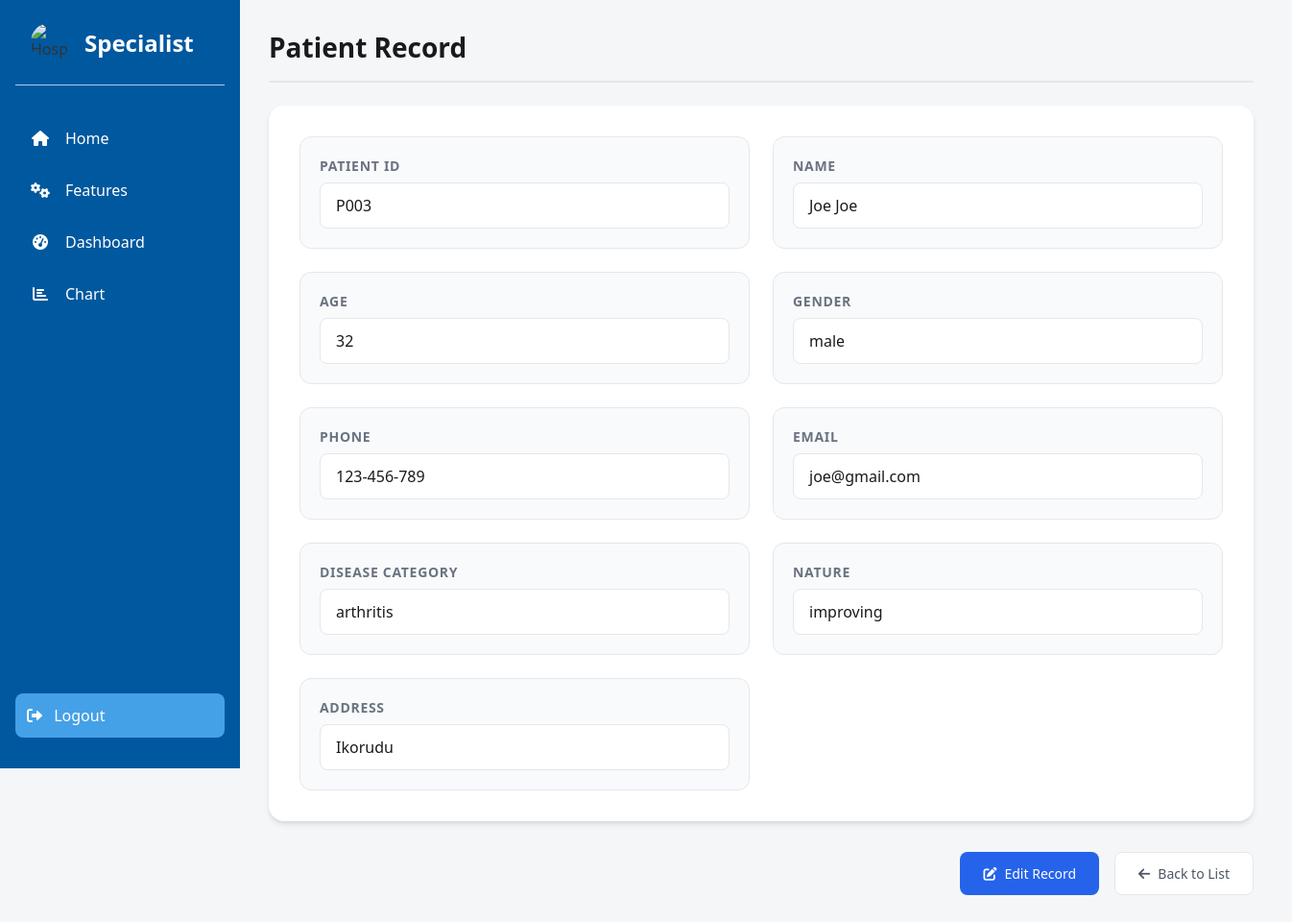
/read/4/ (signed in), run on the app's committed database.
### CRM/models.py (models this page shows, shortened)
class Patient(models.Model):
    GENDER_CHOICES = [
        ('male', 'Male'),
        ('female', 'Female'),
        ('other', 'Other'),
    ]
    DISEASE_CATEGORY_CHOICES = [
        ('hypertension', 'Hypertension'),
        ('diabetes', 'Diabetes'),
        ('asthma', 'Asthma'),
        ('arthritis', 'Arthritis'),
        ('other', 'Other'),
    ]
    NATURE_CHOICES = [
        ('better', 'Better'),
        ('improving', 'Improving'),
        ('worsen', 'Worsen'),
    ]
    patient_id = models.CharField(max_length=50, unique=True)
    name = models.CharField(max_length=100)
    age = models.PositiveIntegerField()
    gender = models.CharField(max_length=10, choices=GENDER_CHOICES)
    phone = models.CharField(max_length=15)
    email = models.EmailField(unique=True)
    disease_category = models.CharField(max_length=20, choices=DISEASE_CATEGORY_CHOICES)
    nature = models.CharField(max_length=10, choices=NATURE_CHOICES)
    address = models.TextField()

### CRM/views.py (the view)
# urls.py: path('read/<int:pk>/', views.read, name='read'),
@login_required
def read(request, pk):
    patient= get_object_or_404(Patient, id=pk)
    return render(request, 'read.html', {'patient': patient})

### templates/read.html (shortened to what this page needs)
{% load static %}
<!DOCTYPE html>
<html lang="en">
<head>
    <link rel="stylesheet" href="{% static 'styles.css' %}">
    <link rel="stylesheet" href="https://cdnjs.cloudflare.com/ajax/libs/font-awesome/6.0.0-beta3/css/all.min.css">
</head>
<body>
    <aside class="sidebar" id="sidebar">
        <div class="logo-container">
            <img src="https://i.pinimg.com/736x/34/14/03/341403d15bcffea3bb9c9ab1424e8420.jpg" alt="Hospital Logo">
            <span>Specialist</span>
        </div>
        <ul class="nav-menu">
            <li class="nav-item">
                <a href="{% url 'index' %}" class="nav-link">
                    <i class="fas fa-home"></i>
                    <span>Home</span>
                </a>
            </li>
            <li class="nav-item">
                <a href="{% url 'features' %}" class="nav-link">
                    <i class="fas fa-cogs"></i>
                    <span>Features</span>
                </a>
            </li>
            {% if user.is_authenticated %}
                <li class="nav-item">
                    <a href="{% url 'dashboard' %}" class="nav-link">
                        <i class="fas fa-tachometer-alt"></i>
                        <span>Dashboard</span>
                    </a>
                </li>
                <li class="nav-item">
                    <a href="{% url 'chart' %}" class="nav-link">
                        <i class="fas fa-chart-bar"></i>
                        <span>Chart</span>
                    </a>
                </li>
            {% endif %}
        </ul>
        {% if user.is_authenticated %}
            <a href="{% url 'logout' %}" class="logout-btn">
                <i class="fas fa-sign-out-alt"></i> Logout
            </a>
        {% else %}
            <a href="{% url 'login' %}" class="logout-btn">
                <i class="fas fa-sign-in-alt"></i> Login
            </a>
        {% endif %}
    </aside>
    <div class="container">
        <h1 class="title">Patient Record</h1>
        <div class="patient-details">
            <div class="detail">
                <label>Patient ID</label>
                <span id="patientId">{{ patient.patient_id }}</span>
            </div>
            <div class="detail">
                <label>Name</label>
                <span id="name">{{ patient.name }}</span>
            </div>
            <div class="detail">
                <label>Age</label>
                <span id="age">{{ patient.age }}</span>
            </div>
            <div class="detail">
                <label>Gender</label>
                <span id="gender">{{ patient.gender }}</span>
            </div>
            <div class="detail">
                <label>Phone</label>
                <span id="phone">{{ patient.phone }}</span>
            </div>
            <div class="detail">
                <label>Email</label>
                <span id="email">{{ patient.email }}</span>
            </div>
            <div class="detail">
                <label>Disease Category</label>
                <span id="diseaseCategory">{{ patient.disease_category }}</span>
            </div>
            <div class="detail">
                <label>Nature</label>
                <span id="nature">{{ patient.nature }}</span>
            </div>
            <div class="detail">
                <label>Address</label>
                <span id="address">{{ patient.address }}</span>
            </div>
        </div>
        <div class="title-actions">
            <a href="{% url 'update' patient.id %}" class="action-link update-link">
                <i class="fas fa-edit"></i>
                <span>Edit Record</span>
            </a>
            <a href="{% url 'dashboard' %}" class="action-link cancel-link">
                <i class="fas fa-arrow-left"></i>
                <span>Back to List</span>
            </a>
        </div>
    </div>
    </body>
    </html>

### static/styles.css (style rules this page uses)
:root { --primary-color: #00589f; --secondary-color: #45A1E7; --light-color: #A8CFF1; --accent-color: #B9A6DC; --text-color: #ffffff; --hover-color: #033b6a; --gray-bg: #f4f6f8; --shadow: 0 2px 4px rgba(0, 0, 0, 0.1); }
* { margin: 0; padding: 0; box-sizing: border-box; text-decoration: none; }
body { font-family: 'Segoe UI', Tahoma, Geneva, Verdana, sans-serif; color: #333; min-height: 100vh; display: grid; grid-template-columns: auto 1fr; background-color: var(--gray-bg); }
.sidebar { background-color: var(--primary-color); width: 250px; padding: 1.5rem 1rem; height: 100vh; position: fixed; transition: transform 0.3s ease; }
.logo-container { display: flex; align-items: center; gap: 1rem; padding: 0 1rem 1.5rem; border-bottom: 1px solid var(--light-color); }
.logo-container img { width: 40px; height: 40px; border-radius: 50%; }
.logo-container span { color: var(--text-color); font-size: 1.5rem; font-weight: bold; }
.nav-menu { margin-top: 2rem; list-style: none; }
.nav-item { margin-bottom: 0.5rem; }
.nav-link { display: flex; align-items: center; padding: 0.75rem 1rem; color: var(--text-color); text-decoration: none; border-radius: 8px; transition: all 0.3s ease; }
.nav-link i { margin-right: 1rem; width: 20px; text-align: center; }
.logout-btn, .btn-signup { background-color: var(--secondary-color); color: var(--text-color); padding: 0.75rem 1.5rem; border: none; border-radius: 8px; cursor: pointer; font-size: 1rem; transition: background-color 0.3s; }
.btn-signup i, .logout-btn i { margin-right: 0.5rem; }
.logout-btn { position: absolute; bottom: 2rem; left: 1rem; right: 1rem; padding: 0.75rem; background-color: var(--secondary-color); color: var(--text-color); border: none; border-radius: 8px; cursor: pointer; transition: background-color 0.3s; }
.container { margin-left: 250px; padding: 30px; width:150%; }
.title { font-size: 1.75rem; color: #1a1a1a; margin-bottom: 1.5rem; font-weight: 600; display: flex; justify-content: space-between; align-items: center; padding-bottom: 1rem; border-bottom: 2px solid #e5e7eb; }
.patient-details { background-color: white; padding: 2rem; border-radius: 1rem; box-shadow: 0 4px 6px -1px rgba(0, 0, 0, 0.1), 0 2px 4px -1px rgba(0, 0, 0, 0.06); display: grid; grid-template-columns: repeat(auto-fit, minmax(350px, 1fr)); gap: 1.5rem; margin-bottom: 2rem; }
.detail { background-color: #f8fafc; padding: 1.25rem; border-radius: 0.75rem; border: 1px solid #e5e7eb; transition: all 0.3s ease; }
.detail label { font-size: 0.875rem; color: #6b7280; font-weight: 600; text-transform: uppercase; letter-spacing: 0.05em; margin-bottom: 0.5rem; display: block; }
.detail span { font-size: 1rem; color: #1a1a1a; display: block; font-weight: 500; background-color: white; padding: 0.75rem 1rem; border-radius: 0.5rem; border: 1px solid #e5e7eb; min-height: 2.75rem; }
.title-actions { display: flex; gap: 1rem; margin-top: 1.5rem; justify-content: flex-end; }
.action-link { padding: 0.75rem 1.5rem; border-radius: 0.5rem; cursor: pointer; display: flex; align-items: center; gap: 0.5rem; text-decoration: none; font-weight: 500; font-size: 0.875rem; transition: all 0.3s ease; }
.update-link { background-color: #2563eb; color: white; }
.cancel-link { background-color: #ffffff; color: #4b5563; border: 1px solid #e5e7eb; }

### data on the page
Patient: patient_id "P003", name "Joe Joe", age "32", gender "male", phone "123-456-789", email "joe@gmail.com", disease_category "arthritis", nature "improving", address "Ikorudu"
